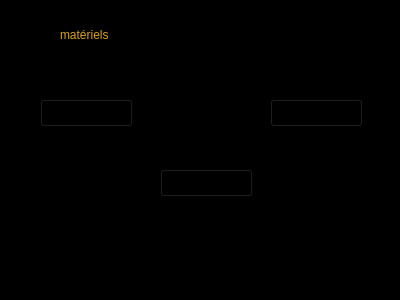
<?xml version="1.0" encoding="UTF-8"?>
<ui version="4.0">
 <class>MainWindow</class>
 <widget class="QMainWindow" name="MainWindow">
  <property name="geometry">
   <rect>
    <x>0</x>
    <y>0</y>
    <width>400</width>
    <height>300</height>
   </rect>
  </property>
  <property name="minimumSize">
   <size>
    <width>400</width>
    <height>300</height>
   </size>
  </property>
  <property name="maximumSize">
   <size>
    <width>400</width>
    <height>300</height>
   </size>
  </property>
  <property name="windowTitle">
   <string>matériels</string>
  </property>
  <property name="windowIcon">
   <iconset>
    <normaloff>../../logo/logo avec cercle.png</normaloff>../../logo/logo avec cercle.png</iconset>
  </property>
  <property name="styleSheet">
   <string notr="true">background-color: rgb(0, 0, 0);</string>
  </property>
  <widget class="QWidget" name="centralwidget">
   <widget class="QLabel" name="label">
    <property name="geometry">
     <rect>
      <x>60</x>
      <y>-10</y>
      <width>281</width>
      <height>51</height>
     </rect>
    </property>
    <property name="styleSheet">
     <string notr="true">color: rgb(218, 163, 24);
font: 75 26pt &quot;MS Shell Dlg 2&quot;;
font: 36pt &quot;NSimSun&quot;;</string>
    </property>
    <property name="text">
     <string>matériels </string>
    </property>
   </widget>
   <widget class="QPushButton" name="pushButton">
    <property name="geometry">
     <rect>
      <x>40</x>
      <y>80</y>
      <width>93</width>
      <height>28</height>
     </rect>
    </property>
    <property name="text">
     <string>Trier </string>
    </property>
   </widget>
   <widget class="QPushButton" name="pushButton_2">
    <property name="geometry">
     <rect>
      <x>270</x>
      <y>80</y>
      <width>93</width>
      <height>28</height>
     </rect>
    </property>
    <property name="text">
     <string>rechercher</string>
    </property>
   </widget>
   <widget class="QPushButton" name="pushButton_3">
    <property name="geometry">
     <rect>
      <x>160</x>
      <y>150</y>
      <width>93</width>
      <height>28</height>
     </rect>
    </property>
    <property name="text">
     <string>Calculer</string>
    </property>
   </widget>
  </widget>
  <widget class="QMenuBar" name="menubar">
   <property name="geometry">
    <rect>
     <x>0</x>
     <y>0</y>
     <width>400</width>
     <height>26</height>
    </rect>
   </property>
   <widget class="QMenu" name="menumat_riels">
    <property name="title">
     <string>matériels </string>
    </property>
   </widget>
   <addaction name="menumat_riels"/>
  </widget>
  <widget class="QStatusBar" name="statusbar"/>
 </widget>
 <resources/>
 <connections/>
</ui>
